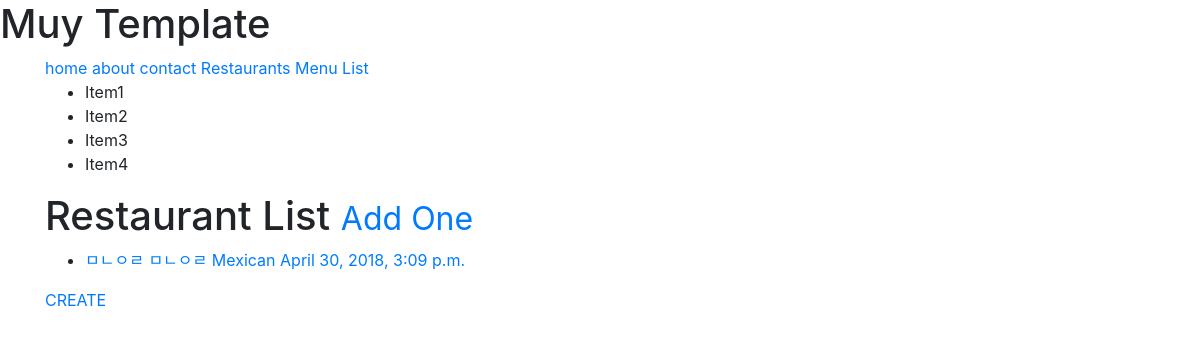
Before: /restaurants/ (signed in) with the older database file.
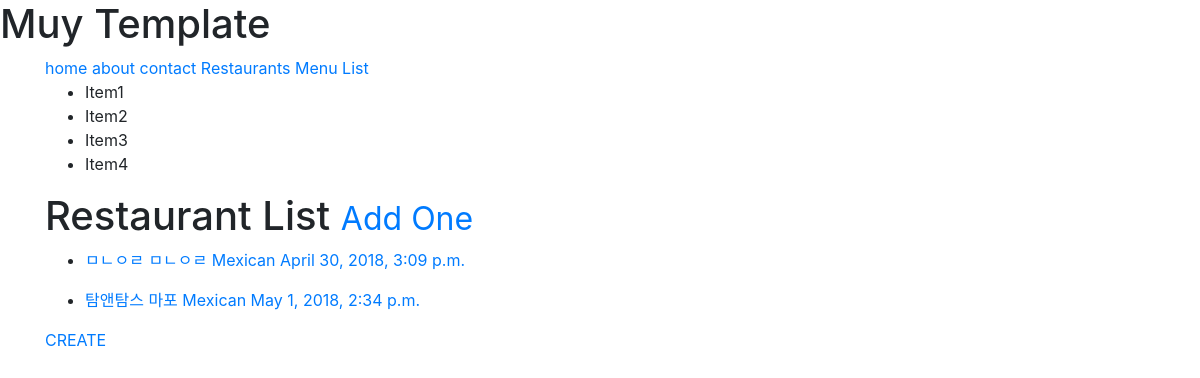
After: the same page with the newer database file.
### restaurant/models.py (models this page shows, shortened)
class RestaurantLocation(models.Model):
    owner  = models.ForeignKey(User) # django models unleashed # class_instance.model_set.all()
    name = models.CharField(max_length=120)
    location = models.CharField(max_length=120, null=True, blank= True)
    category = models.CharField(max_length=120, null=True, blank=False, validators = [validate_category])
    timestamp = models.DateTimeField(auto_now_add=True)
    slug = models.SlugField(blank=True, null=True)
    objects = RestaurantLocationManager() # add Model.objects.all

### restaurant/views.py (the view, shortened to what this page needs)
class RestaurantListView(LoginRequiredMixin, ListView):
    template_name = 'restaurant/restaurants_list.html'
    def get_queryset(self):
        return RestaurantLocation.objects.filter(owner=self.request.user)

### restaurant/models.py (called while the page is built)
    def get_queryset(self):
        return RestaurantLocationQuerySet(self.model, using=self._db)

### restaurant/templates/restaurant/restaurants_list.html (shortened to what this page needs)
{% extends 'base.html' %}
{% block content %}
<h1>Restaurant List <small><a href="{% url 'restaurants:create'  %}"> Add One</a></small>  </h1>
{% for obj in object_list %}
<ul>
	<li><a href="/restaurants/{{ obj.slug  }}/">{{obj.name}} {{obj.location}} {{ obj.category }} {{ obj.timestamp }} {{obj.updated}} </a></li>
</ul>
{% endfor %}
<p><a href="/restaurants/create">CREATE</a></p>
{% endblock content %}

### templates/base.html (shortened to what this page needs)
<!DOCTYPE html>
<html lang="en">
<head>
	<link href="https://stackpath.bootstrapcdn.com/bootstrap/4.1.1/css/bootstrap.min.css" rel="stylesheet">
	{% include 'snippets/css.html' %}
</head>
<body>
	<h1>Muy Template</h1>
	<div class="container">
		{% include 'snippets/nav.html' %}
		{% include 'snippets/sidebar.html' %}
		{% block content %}{% endblock content %}
	</div>
</body>
</html>

### templates/snippets/css.html (shortened to what this page needs)
    <link rel="stylesheet" href="https://stackpath.bootstrapcdn.com/bootstrap/4.1.0/css/bootstrap.min.css">

### templates/snippets/nav.html
<a class="href" href="{% url 'home'  %}">home</a>
<a class="href" href="{% url 'about'  %}">about</a>
<a class="href" href="{% url 'contact'  %}">contact</a>
{% if request.user.is_authenticated  %}
<a class="href" href="{% url 'restaurants:list'  %}">Restaurants</a>
<a class="href" href="{% url 'menus:list'  %}">Menu List</a>
{% endif  %}

### templates/snippets/sidebar.html
<ul>
	<li>Item1</li>
	<li>Item2</li>
	<li>Item3</li>
	<li>Item4</li>
</ul>

Changed rows visible on the page:
added RestaurantLocation: name "탐앤탐스", location "마포", category "Mexican", timestamp "May 1, 2018, 2:34 p.m."
